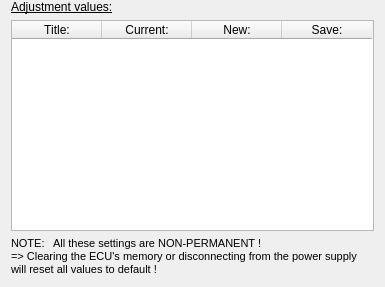
<?xml version="1.0" encoding="UTF-8"?>
<ui version="4.0">
 <class>Adjustments_Form</class>
 <widget class="QWidget" name="Adjustments_Form">
  <property name="geometry">
   <rect>
    <x>0</x>
    <y>0</y>
    <width>385</width>
    <height>287</height>
   </rect>
  </property>
  <property name="sizePolicy">
   <sizepolicy hsizetype="Expanding" vsizetype="Expanding">
    <horstretch>0</horstretch>
    <verstretch>0</verstretch>
   </sizepolicy>
  </property>
  <property name="minimumSize">
   <size>
    <width>0</width>
    <height>0</height>
   </size>
  </property>
  <property name="windowTitle">
   <string>Adjustments</string>
  </property>
  <layout class="QGridLayout" name="gridLayout">
   <property name="sizeConstraint">
    <enum>QLayout::SetDefaultConstraint</enum>
   </property>
   <property name="topMargin">
    <number>0</number>
   </property>
   <item row="0" column="0">
    <widget class="QLabel" name="title_label">
     <property name="sizePolicy">
      <sizepolicy hsizetype="Expanding" vsizetype="Preferred">
       <horstretch>0</horstretch>
       <verstretch>0</verstretch>
      </sizepolicy>
     </property>
     <property name="minimumSize">
      <size>
       <width>0</width>
       <height>0</height>
      </size>
     </property>
     <property name="maximumSize">
      <size>
       <width>16777215</width>
       <height>16777215</height>
      </size>
     </property>
     <property name="font">
      <font>
       <family>Liberation Sans</family>
       <underline>true</underline>
      </font>
     </property>
     <property name="text">
      <string>Adjustment values:</string>
     </property>
     <property name="alignment">
      <set>Qt::AlignBottom|Qt::AlignLeading|Qt::AlignLeft</set>
     </property>
    </widget>
   </item>
   <item row="1" column="0">
    <widget class="QTableWidget" name="adjustments_tableWidget">
     <property name="sizePolicy">
      <sizepolicy hsizetype="Expanding" vsizetype="Expanding">
       <horstretch>0</horstretch>
       <verstretch>0</verstretch>
      </sizepolicy>
     </property>
     <property name="editTriggers">
      <set>QAbstractItemView::NoEditTriggers</set>
     </property>
     <property name="selectionBehavior">
      <enum>QAbstractItemView::SelectRows</enum>
     </property>
     <property name="rowCount">
      <number>0</number>
     </property>
     <attribute name="horizontalHeaderDefaultSectionSize">
      <number>90</number>
     </attribute>
     <column>
      <property name="text">
       <string>Title:</string>
      </property>
     </column>
     <column>
      <property name="text">
       <string>Current:</string>
      </property>
     </column>
     <column>
      <property name="text">
       <string>New:</string>
      </property>
     </column>
     <column>
      <property name="text">
       <string>Save:</string>
      </property>
     </column>
    </widget>
   </item>
   <item row="2" column="0">
    <widget class="QLabel" name="nonPermanentInfo_label">
     <property name="sizePolicy">
      <sizepolicy hsizetype="Expanding" vsizetype="Preferred">
       <horstretch>0</horstretch>
       <verstretch>0</verstretch>
      </sizepolicy>
     </property>
     <property name="minimumSize">
      <size>
       <width>0</width>
       <height>0</height>
      </size>
     </property>
     <property name="font">
      <font>
       <pointsize>8</pointsize>
      </font>
     </property>
     <property name="text">
      <string>NOTE:   All these settings are NON-PERMANENT !
=&gt; Clearing the ECU's memory or disconnecting from the power supply will reset all values to default !</string>
     </property>
     <property name="alignment">
      <set>Qt::AlignBottom|Qt::AlignLeading|Qt::AlignLeft</set>
     </property>
     <property name="wordWrap">
      <bool>true</bool>
     </property>
    </widget>
   </item>
  </layout>
 </widget>
 <resources/>
 <connections/>
</ui>
